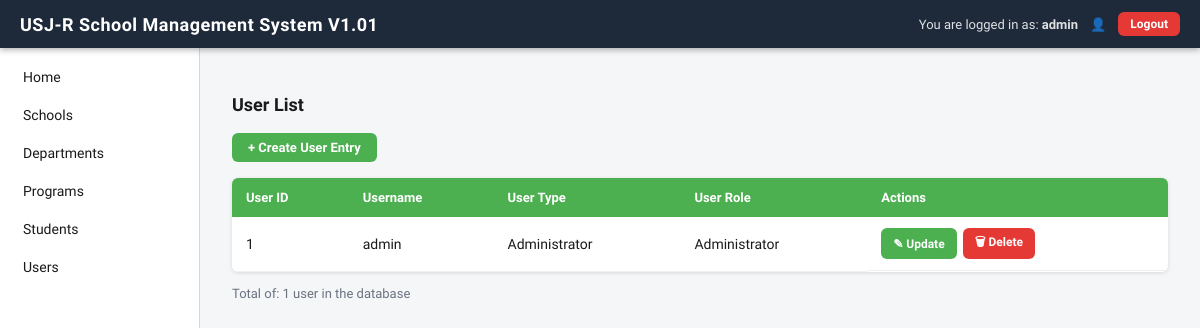
The app's page /users/list.php (signed in) with its own data.
### tables this page shows
CREATE TABLE IF NOT EXISTS users (
    user_id       INT AUTO_INCREMENT PRIMARY KEY,
    user_name     VARCHAR(50)  NOT NULL UNIQUE,
    user_password VARCHAR(255) NOT NULL,
    user_type     VARCHAR(20)  NOT NULL DEFAULT 'User',
    user_role     VARCHAR(20)  NOT NULL DEFAULT 'Viewer'
);

### includes/auth.php (called while the page is built, shortened)
<?php
function can($needed) {
    $roles = ['Viewer'=>1, 'Remover'=>2, 'Updater'=>3, 'Creator'=>4, 'Administrator'=>5];
    $current = $_SESSION['user_role'] ?? 'Viewer';
    return ($roles[$current] ?? 0) >= ($roles[$needed] ?? 99);
}
?>

### users/list.php (the view, shortened to what this page needs)
<?php
require_once '../includes/auth.php';
require_once '../config/db.php';
$stmt = $pdo->query("SELECT * FROM users ORDER BY user_id ASC");
$users = $stmt->fetchAll();
$total = count($users);
include '../includes/header.php';
?>
<p class="page-title">User List</p>
<div class="action-bar">
    <?php if (can('Creator')): ?>
        <a href="create.php" class="btn btn-green">+ Create User Entry</a>
    <?php endif; ?>
</div>
<table class="data-table">
    <thead>
        <tr>
            <th>User ID</th>
            <th>Username</th>
            <th>User Type</th>
            <th>User Role</th>
            <th>Actions</th>
        </tr>
    </thead>
    <tbody>
    <?php if ($users): ?>
        <?php foreach ($users as $s): ?>
        <tr>
            <td><?= htmlspecialchars($s['user_id']) ?></td>
            <td><?= htmlspecialchars($s['user_name']) ?></td>
            <td><?= htmlspecialchars($s['user_type']) ?></td>
            <td><?= htmlspecialchars($s['user_role']) ?></td>
            <td style="display:flex;gap:6px;flex-wrap:wrap;">
                <?php if (can('Updater')): ?>
                    <a href="update.php?id=<?= $s['user_id'] ?>" class="btn btn-green btn-sm">✎ Update</a>
                <?php endif; ?>
                <?php if (can('Remover')): ?>
                    <a href="delete.php?id=<?= $s['user_id'] ?>" class="btn btn-red btn-sm"
                       onclick="return confirm('Delete this user? This action cannot be undone.');">
                       🗑 Delete</a>
                <?php endif; ?>
            </td>
        </tr>
        <?php endforeach; ?>
    <?php else: ?>
        <tr><td colspan="5" style="text-align:center;color:var(--muted);">No users found.</td></tr>
    <?php endif; ?>
    </tbody>
</table>
<div class="table-footer">
    <span>Total of: <?= $total ?> user<?= $total !== 1 ? 's' : '' ?> in the database</span>
</div>
<?php include '../includes/footer.php'; ?>

### assets/style.css (style rules this page uses)
:root { --navy: #1e2a3a; --green: #4caf50; --green-dark: #388e3c; --orange: #f5a623; --red: #e53935; --red-dark: #c62828; --gray-bg: #f4f6f8; --sidebar-w: 200px; --header-h: 48px; --border: #d0d7de; --text: #1a1a1a; --muted: #6b7280; --white: #ffffff; --radius: 6px; --shadow: 0 1px 4px rgba(0,0,0,.12); }
*, *::before, *::after { box-sizing: border-box; margin: 0; padding: 0; }
body { font-family: 'Source Sans 3', sans-serif; font-size: 15px; background: var(--gray-bg); color: var(--text); min-height: 100vh; }
a { color: inherit; text-decoration: none; }
.btn { display: inline-flex; align-items: center; gap: 6px; padding: 7px 16px; border-radius: var(--radius); font-size: 13px; font-weight: 600; border: none; cursor: pointer; transition: background .15s, opacity .15s; text-decoration: none; font-family: inherit; }
.btn-green { background: var(--green); color: var(--white); }
.btn-red { background: var(--red); color: var(--white); }
.btn-sm { padding: 5px 12px; font-size: 12px; }
.page-title { font-size: 18px; font-weight: 700; margin-bottom: 18px; }
.action-bar { display: flex; align-items: center; gap: 10px; margin-bottom: 16px; flex-wrap: wrap; }
.data-table { width: 100%; border-collapse: collapse; background: var(--white); border-radius: var(--radius); overflow: hidden; box-shadow: var(--shadow); font-size: 14px; }
.data-table thead tr { background: var(--green); color: var(--white); }
.data-table thead th { padding: 12px 14px; font-weight: 700; text-align: left; font-size: 13px; }
.data-table tbody td { padding: 11px 14px; border-bottom: 1px solid #f0f0f0; }
.table-footer { display: flex; justify-content: space-between; align-items: center; margin-top: 14px; font-size: 13px; color: var(--muted); }

### records on screen
users: user_id "1", user_name "admin", user_type "Administrator", user_role "Administrator"

### other values on screen
$_SESSION['user_name'] "admin"
$total "1"
